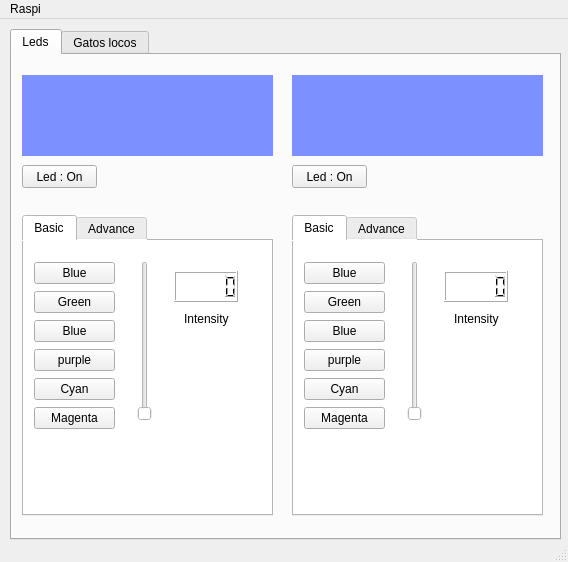
<?xml version="1.0" encoding="UTF-8"?>
<ui version="4.0">
 <class>MainWindow</class>
 <widget class="QMainWindow" name="MainWindow">
  <property name="geometry">
   <rect>
    <x>0</x>
    <y>0</y>
    <width>568</width>
    <height>562</height>
   </rect>
  </property>
  <property name="windowTitle">
   <string>MainWindow</string>
  </property>
  <widget class="QWidget" name="centralwidget">
   <widget class="QTabWidget" name="tabWidget_3">
    <property name="geometry">
     <rect>
      <x>10</x>
      <y>10</y>
      <width>551</width>
      <height>511</height>
     </rect>
    </property>
    <property name="currentIndex">
     <number>0</number>
    </property>
    <widget class="QWidget" name="tab_5">
     <attribute name="title">
      <string>Leds</string>
     </attribute>
     <widget class="QPushButton" name="pushButton">
      <property name="geometry">
       <rect>
        <x>10</x>
        <y>110</y>
        <width>75</width>
        <height>23</height>
       </rect>
      </property>
      <property name="text">
       <string>Led : On</string>
      </property>
     </widget>
     <widget class="QLabel" name="label_10">
      <property name="geometry">
       <rect>
        <x>280</x>
        <y>20</y>
        <width>251</width>
        <height>81</height>
       </rect>
      </property>
      <property name="styleSheet">
       <string notr="true">background: rgb(124, 144, 255);
</string>
      </property>
      <property name="text">
       <string/>
      </property>
     </widget>
     <widget class="QTabWidget" name="tabWidget_2">
      <property name="geometry">
       <rect>
        <x>280</x>
        <y>160</y>
        <width>251</width>
        <height>301</height>
       </rect>
      </property>
      <property name="styleSheet">
       <string notr="true">background:white;</string>
      </property>
      <property name="currentIndex">
       <number>0</number>
      </property>
      <widget class="QWidget" name="tab_3">
       <attribute name="title">
        <string>Basic</string>
       </attribute>
       <widget class="QSlider" name="verticalSlider_2">
        <property name="geometry">
         <rect>
          <x>110</x>
          <y>20</y>
          <width>22</width>
          <height>160</height>
         </rect>
        </property>
        <property name="maximum">
         <number>100</number>
        </property>
        <property name="orientation">
         <enum>Qt::Vertical</enum>
        </property>
       </widget>
       <widget class="QWidget" name="verticalLayoutWidget_5">
        <property name="geometry">
         <rect>
          <x>10</x>
          <y>20</y>
          <width>81</width>
          <height>170</height>
         </rect>
        </property>
        <layout class="QVBoxLayout" name="verticalLayout_5">
         <item>
          <widget class="QPushButton" name="pushButton_8">
           <property name="styleSheet">
            <string notr="true">background-color: rgb(240, 240, 240);</string>
           </property>
           <property name="text">
            <string>Blue</string>
           </property>
          </widget>
         </item>
         <item>
          <widget class="QPushButton" name="pushButton_9">
           <property name="styleSheet">
            <string notr="true">background-color: rgb(240, 240, 240);</string>
           </property>
           <property name="text">
            <string>Green</string>
           </property>
          </widget>
         </item>
         <item>
          <widget class="QPushButton" name="pushButton_10">
           <property name="styleSheet">
            <string notr="true">background-color: rgb(240, 240, 240);</string>
           </property>
           <property name="text">
            <string>Blue</string>
           </property>
          </widget>
         </item>
         <item>
          <widget class="QPushButton" name="pushButton_11">
           <property name="styleSheet">
            <string notr="true">background-color: rgb(240, 240, 240);</string>
           </property>
           <property name="text">
            <string>purple</string>
           </property>
          </widget>
         </item>
         <item>
          <widget class="QPushButton" name="pushButton_12">
           <property name="styleSheet">
            <string notr="true">background-color: rgb(240, 240, 240);</string>
           </property>
           <property name="text">
            <string>Cyan</string>
           </property>
          </widget>
         </item>
         <item>
          <widget class="QPushButton" name="pushButton_13">
           <property name="styleSheet">
            <string notr="true">background-color: rgb(240, 240, 240);</string>
           </property>
           <property name="text">
            <string>Magenta</string>
           </property>
          </widget>
         </item>
        </layout>
       </widget>
       <widget class="QLCDNumber" name="lcdNumber_6">
        <property name="geometry">
         <rect>
          <x>150</x>
          <y>30</y>
          <width>64</width>
          <height>31</height>
         </rect>
        </property>
       </widget>
       <widget class="QLabel" name="label_6">
        <property name="geometry">
         <rect>
          <x>160</x>
          <y>70</y>
          <width>51</width>
          <height>16</height>
         </rect>
        </property>
        <property name="text">
         <string>Intensity</string>
        </property>
       </widget>
      </widget>
      <widget class="QWidget" name="tab_4">
       <attribute name="title">
        <string>Advance</string>
       </attribute>
       <widget class="QWidget" name="horizontalLayoutWidget_3">
        <property name="geometry">
         <rect>
          <x>10</x>
          <y>20</y>
          <width>218</width>
          <height>181</height>
         </rect>
        </property>
        <layout class="QHBoxLayout" name="horizontalLayout_3">
         <item>
          <layout class="QVBoxLayout" name="verticalLayout_6">
           <item>
            <widget class="QLCDNumber" name="lcdNumber_7"/>
           </item>
           <item alignment="Qt::AlignHCenter">
            <widget class="QSlider" name="verticalSlider_7">
             <property name="maximum">
              <number>255</number>
             </property>
             <property name="value">
              <number>100</number>
             </property>
             <property name="orientation">
              <enum>Qt::Vertical</enum>
             </property>
            </widget>
           </item>
           <item alignment="Qt::AlignHCenter">
            <widget class="QLabel" name="label_7">
             <property name="styleSheet">
              <string notr="true">padding:6px;</string>
             </property>
             <property name="text">
              <string>Red</string>
             </property>
            </widget>
           </item>
          </layout>
         </item>
         <item>
          <layout class="QVBoxLayout" name="verticalLayout_7">
           <item>
            <widget class="QLCDNumber" name="lcdNumber_8"/>
           </item>
           <item alignment="Qt::AlignHCenter">
            <widget class="QSlider" name="verticalSlider_4">
             <property name="maximum">
              <number>255</number>
             </property>
             <property name="value">
              <number>100</number>
             </property>
             <property name="orientation">
              <enum>Qt::Vertical</enum>
             </property>
            </widget>
           </item>
           <item alignment="Qt::AlignHCenter">
            <widget class="QLabel" name="label_8">
             <property name="styleSheet">
              <string notr="true">padding:6px;</string>
             </property>
             <property name="text">
              <string>Green</string>
             </property>
            </widget>
           </item>
          </layout>
         </item>
         <item>
          <layout class="QVBoxLayout" name="verticalLayout_8">
           <item>
            <widget class="QLCDNumber" name="lcdNumber_9"/>
           </item>
           <item alignment="Qt::AlignHCenter">
            <widget class="QSlider" name="verticalSlider_8">
             <property name="maximum">
              <number>255</number>
             </property>
             <property name="value">
              <number>100</number>
             </property>
             <property name="orientation">
              <enum>Qt::Vertical</enum>
             </property>
            </widget>
           </item>
           <item alignment="Qt::AlignHCenter">
            <widget class="QLabel" name="label_9">
             <property name="styleSheet">
              <string notr="true">padding:6px;</string>
             </property>
             <property name="text">
              <string>Blue</string>
             </property>
            </widget>
           </item>
          </layout>
         </item>
        </layout>
       </widget>
       <widget class="QWidget" name="horizontalLayoutWidget_4">
        <property name="geometry">
         <rect>
          <x>10</x>
          <y>210</y>
          <width>221</width>
          <height>51</height>
         </rect>
        </property>
        <layout class="QHBoxLayout" name="horizontalLayout_4">
         <item>
          <widget class="QSlider" name="horizontalSlider_2">
           <property name="maximum">
            <number>100</number>
           </property>
           <property name="orientation">
            <enum>Qt::Horizontal</enum>
           </property>
          </widget>
         </item>
         <item>
          <widget class="QLCDNumber" name="lcdNumber_10"/>
         </item>
        </layout>
       </widget>
      </widget>
     </widget>
     <widget class="QPushButton" name="pushButton_14">
      <property name="geometry">
       <rect>
        <x>280</x>
        <y>110</y>
        <width>75</width>
        <height>23</height>
       </rect>
      </property>
      <property name="text">
       <string>Led : On</string>
      </property>
     </widget>
     <widget class="QTabWidget" name="tabWidget">
      <property name="geometry">
       <rect>
        <x>10</x>
        <y>160</y>
        <width>251</width>
        <height>301</height>
       </rect>
      </property>
      <property name="styleSheet">
       <string notr="true">background:white;</string>
      </property>
      <property name="currentIndex">
       <number>0</number>
      </property>
      <widget class="QWidget" name="tab">
       <attribute name="title">
        <string>Basic</string>
       </attribute>
       <widget class="QSlider" name="verticalSlider">
        <property name="geometry">
         <rect>
          <x>110</x>
          <y>20</y>
          <width>22</width>
          <height>160</height>
         </rect>
        </property>
        <property name="maximum">
         <number>100</number>
        </property>
        <property name="orientation">
         <enum>Qt::Vertical</enum>
        </property>
       </widget>
       <widget class="QWidget" name="verticalLayoutWidget">
        <property name="geometry">
         <rect>
          <x>10</x>
          <y>20</y>
          <width>81</width>
          <height>170</height>
         </rect>
        </property>
        <layout class="QVBoxLayout" name="verticalLayout">
         <item>
          <widget class="QPushButton" name="pushButton_5">
           <property name="styleSheet">
            <string notr="true">background-color: rgb(240, 240, 240);</string>
           </property>
           <property name="text">
            <string>Blue</string>
           </property>
          </widget>
         </item>
         <item>
          <widget class="QPushButton" name="pushButton_4">
           <property name="styleSheet">
            <string notr="true">background-color: rgb(240, 240, 240);</string>
           </property>
           <property name="text">
            <string>Green</string>
           </property>
          </widget>
         </item>
         <item>
          <widget class="QPushButton" name="pushButton_3">
           <property name="styleSheet">
            <string notr="true">background-color: rgb(240, 240, 240);</string>
           </property>
           <property name="text">
            <string>Blue</string>
           </property>
          </widget>
         </item>
         <item>
          <widget class="QPushButton" name="pushButton_6">
           <property name="styleSheet">
            <string notr="true">background-color: rgb(240, 240, 240);</string>
           </property>
           <property name="text">
            <string>purple</string>
           </property>
          </widget>
         </item>
         <item>
          <widget class="QPushButton" name="pushButton_2">
           <property name="styleSheet">
            <string notr="true">background-color: rgb(240, 240, 240);</string>
           </property>
           <property name="text">
            <string>Cyan</string>
           </property>
          </widget>
         </item>
         <item>
          <widget class="QPushButton" name="pushButton_7">
           <property name="styleSheet">
            <string notr="true">background-color: rgb(240, 240, 240);</string>
           </property>
           <property name="text">
            <string>Magenta</string>
           </property>
          </widget>
         </item>
        </layout>
       </widget>
       <widget class="QLCDNumber" name="lcdNumber_5">
        <property name="geometry">
         <rect>
          <x>150</x>
          <y>30</y>
          <width>64</width>
          <height>31</height>
         </rect>
        </property>
       </widget>
       <widget class="QLabel" name="label_5">
        <property name="geometry">
         <rect>
          <x>160</x>
          <y>70</y>
          <width>51</width>
          <height>16</height>
         </rect>
        </property>
        <property name="text">
         <string>Intensity</string>
        </property>
       </widget>
      </widget>
      <widget class="QWidget" name="tab_2">
       <attribute name="title">
        <string>Advance</string>
       </attribute>
       <widget class="QWidget" name="horizontalLayoutWidget">
        <property name="geometry">
         <rect>
          <x>10</x>
          <y>20</y>
          <width>218</width>
          <height>181</height>
         </rect>
        </property>
        <layout class="QHBoxLayout" name="horizontalLayout">
         <item>
          <layout class="QVBoxLayout" name="verticalLayout_4">
           <item>
            <widget class="QLCDNumber" name="lcdNumber"/>
           </item>
           <item alignment="Qt::AlignHCenter">
            <widget class="QSlider" name="verticalSlider_6">
             <property name="maximum">
              <number>255</number>
             </property>
             <property name="value">
              <number>100</number>
             </property>
             <property name="orientation">
              <enum>Qt::Vertical</enum>
             </property>
            </widget>
           </item>
           <item alignment="Qt::AlignHCenter">
            <widget class="QLabel" name="label_4">
             <property name="styleSheet">
              <string notr="true">padding:6px;</string>
             </property>
             <property name="text">
              <string>Red</string>
             </property>
            </widget>
           </item>
          </layout>
         </item>
         <item>
          <layout class="QVBoxLayout" name="verticalLayout_2">
           <item>
            <widget class="QLCDNumber" name="lcdNumber_3"/>
           </item>
           <item alignment="Qt::AlignHCenter">
            <widget class="QSlider" name="verticalSlider_3">
             <property name="maximum">
              <number>255</number>
             </property>
             <property name="value">
              <number>100</number>
             </property>
             <property name="orientation">
              <enum>Qt::Vertical</enum>
             </property>
            </widget>
           </item>
           <item alignment="Qt::AlignHCenter">
            <widget class="QLabel" name="label_2">
             <property name="styleSheet">
              <string notr="true">padding:6px;</string>
             </property>
             <property name="text">
              <string>Green</string>
             </property>
            </widget>
           </item>
          </layout>
         </item>
         <item>
          <layout class="QVBoxLayout" name="verticalLayout_3">
           <item>
            <widget class="QLCDNumber" name="lcdNumber_2"/>
           </item>
           <item alignment="Qt::AlignHCenter">
            <widget class="QSlider" name="verticalSlider_5">
             <property name="maximum">
              <number>255</number>
             </property>
             <property name="value">
              <number>100</number>
             </property>
             <property name="orientation">
              <enum>Qt::Vertical</enum>
             </property>
            </widget>
           </item>
           <item alignment="Qt::AlignHCenter">
            <widget class="QLabel" name="label_3">
             <property name="styleSheet">
              <string notr="true">padding:6px;</string>
             </property>
             <property name="text">
              <string>Blue</string>
             </property>
            </widget>
           </item>
          </layout>
         </item>
        </layout>
       </widget>
       <widget class="QWidget" name="horizontalLayoutWidget_2">
        <property name="geometry">
         <rect>
          <x>10</x>
          <y>210</y>
          <width>221</width>
          <height>51</height>
         </rect>
        </property>
        <layout class="QHBoxLayout" name="horizontalLayout_2">
         <item>
          <widget class="QSlider" name="horizontalSlider">
           <property name="maximum">
            <number>100</number>
           </property>
           <property name="orientation">
            <enum>Qt::Horizontal</enum>
           </property>
          </widget>
         </item>
         <item>
          <widget class="QLCDNumber" name="lcdNumber_4"/>
         </item>
        </layout>
       </widget>
      </widget>
     </widget>
     <widget class="QLabel" name="label">
      <property name="geometry">
       <rect>
        <x>10</x>
        <y>20</y>
        <width>251</width>
        <height>81</height>
       </rect>
      </property>
      <property name="styleSheet">
       <string notr="true">background: rgb(124, 144, 255);
</string>
      </property>
      <property name="text">
       <string/>
      </property>
     </widget>
    </widget>
    <widget class="QWidget" name="tab_6">
     <attribute name="title">
      <string>Gatos locos</string>
     </attribute>
     <widget class="QLabel" name="label_11">
      <property name="geometry">
       <rect>
        <x>20</x>
        <y>20</y>
        <width>491</width>
        <height>251</height>
       </rect>
      </property>
      <property name="styleSheet">
       <string notr="true">background-color: rgb(129, 125, 255);</string>
      </property>
      <property name="text">
       <string/>
      </property>
      <property name="pixmap">
       <pixmap>gatos/4.png</pixmap>
      </property>
      <property name="scaledContents">
       <bool>true</bool>
      </property>
     </widget>
     <widget class="QPushButton" name="pushButton_15">
      <property name="geometry">
       <rect>
        <x>20</x>
        <y>300</y>
        <width>171</width>
        <height>71</height>
       </rect>
      </property>
      <property name="text">
       <string>Timer</string>
      </property>
     </widget>
    </widget>
   </widget>
  </widget>
  <widget class="QMenuBar" name="menubar">
   <property name="geometry">
    <rect>
     <x>0</x>
     <y>0</y>
     <width>568</width>
     <height>21</height>
    </rect>
   </property>
   <widget class="QMenu" name="menuRaspi">
    <property name="title">
     <string>Raspi</string>
    </property>
    <widget class="QMenu" name="menuPin_leds">
     <property name="title">
      <string>Pin leds</string>
     </property>
     <addaction name="actionLed_1"/>
     <addaction name="actionLed_2"/>
    </widget>
    <addaction name="menuPin_leds"/>
   </widget>
   <addaction name="menuRaspi"/>
  </widget>
  <widget class="QStatusBar" name="statusbar"/>
  <action name="actionActivar">
   <property name="text">
    <string>Activar</string>
   </property>
  </action>
  <action name="actionLed_1">
   <property name="text">
    <string>Led 1</string>
   </property>
  </action>
  <action name="actionLed_2">
   <property name="text">
    <string>Led 2</string>
   </property>
  </action>
 </widget>
 <resources/>
 <connections>
  <connection>
   <sender>verticalSlider_6</sender>
   <signal>valueChanged(int)</signal>
   <receiver>lcdNumber</receiver>
   <slot>display(int)</slot>
   <hints>
    <hint type="sourcelabel">
     <x>69</x>
     <y>321</y>
    </hint>
    <hint type="destinationlabel">
     <x>90</x>
     <y>275</y>
    </hint>
   </hints>
  </connection>
  <connection>
   <sender>verticalSlider_3</sender>
   <signal>valueChanged(int)</signal>
   <receiver>lcdNumber_3</receiver>
   <slot>display(int)</slot>
   <hints>
    <hint type="sourcelabel">
     <x>149</x>
     <y>306</y>
    </hint>
    <hint type="destinationlabel">
     <x>167</x>
     <y>268</y>
    </hint>
   </hints>
  </connection>
  <connection>
   <sender>verticalSlider_5</sender>
   <signal>valueChanged(int)</signal>
   <receiver>lcdNumber_2</receiver>
   <slot>display(int)</slot>
   <hints>
    <hint type="sourcelabel">
     <x>221</x>
     <y>317</y>
    </hint>
    <hint type="destinationlabel">
     <x>237</x>
     <y>279</y>
    </hint>
   </hints>
  </connection>
  <connection>
   <sender>horizontalSlider</sender>
   <signal>valueChanged(int)</signal>
   <receiver>lcdNumber_4</receiver>
   <slot>display(int)</slot>
   <hints>
    <hint type="sourcelabel">
     <x>142</x>
     <y>469</y>
    </hint>
    <hint type="destinationlabel">
     <x>217</x>
     <y>478</y>
    </hint>
   </hints>
  </connection>
  <connection>
   <sender>verticalSlider_2</sender>
   <signal>valueChanged(int)</signal>
   <receiver>lcdNumber_6</receiver>
   <slot>display(int)</slot>
   <hints>
    <hint type="sourcelabel">
     <x>423</x>
     <y>366</y>
    </hint>
    <hint type="destinationlabel">
     <x>477</x>
     <y>280</y>
    </hint>
   </hints>
  </connection>
  <connection>
   <sender>verticalSlider</sender>
   <signal>valueChanged(int)</signal>
   <receiver>lcdNumber_5</receiver>
   <slot>display(int)</slot>
   <hints>
    <hint type="sourcelabel">
     <x>136</x>
     <y>293</y>
    </hint>
    <hint type="destinationlabel">
     <x>187</x>
     <y>279</y>
    </hint>
   </hints>
  </connection>
  <connection>
   <sender>verticalSlider_7</sender>
   <signal>valueChanged(int)</signal>
   <receiver>lcdNumber_7</receiver>
   <slot>display(int)</slot>
   <hints>
    <hint type="sourcelabel">
     <x>342</x>
     <y>303</y>
    </hint>
    <hint type="destinationlabel">
     <x>334</x>
     <y>277</y>
    </hint>
   </hints>
  </connection>
  <connection>
   <sender>verticalSlider_4</sender>
   <signal>valueChanged(int)</signal>
   <receiver>lcdNumber_8</receiver>
   <slot>display(int)</slot>
   <hints>
    <hint type="sourcelabel">
     <x>415</x>
     <y>299</y>
    </hint>
    <hint type="destinationlabel">
     <x>435</x>
     <y>272</y>
    </hint>
   </hints>
  </connection>
  <connection>
   <sender>verticalSlider_8</sender>
   <signal>valueChanged(int)</signal>
   <receiver>lcdNumber_9</receiver>
   <slot>display(int)</slot>
   <hints>
    <hint type="sourcelabel">
     <x>487</x>
     <y>311</y>
    </hint>
    <hint type="destinationlabel">
     <x>500</x>
     <y>276</y>
    </hint>
   </hints>
  </connection>
  <connection>
   <sender>horizontalSlider_2</sender>
   <signal>valueChanged(int)</signal>
   <receiver>lcdNumber_10</receiver>
   <slot>display(int)</slot>
   <hints>
    <hint type="sourcelabel">
     <x>438</x>
     <y>475</y>
    </hint>
    <hint type="destinationlabel">
     <x>489</x>
     <y>479</y>
    </hint>
   </hints>
  </connection>
 </connections>
</ui>
